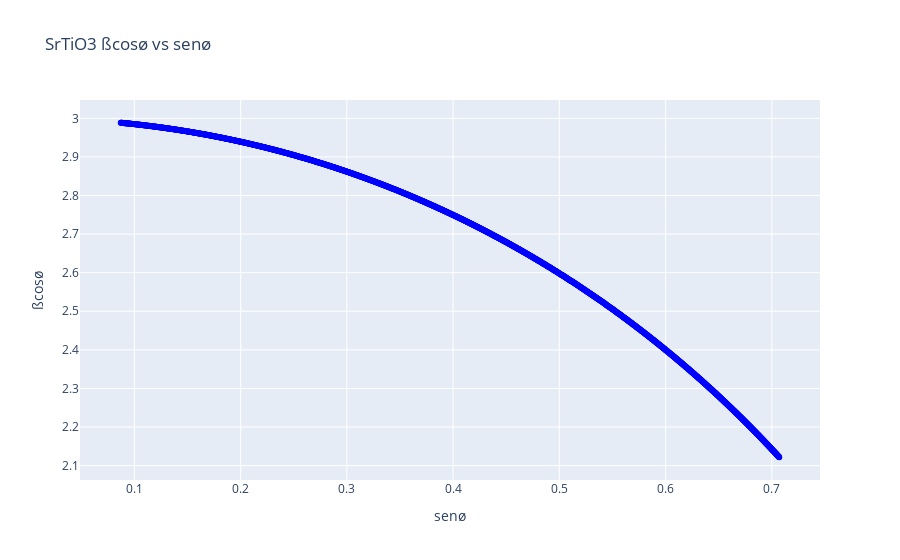

Source (notebook cell):
### Markdown cell above
## Se grafíca ßcosø vs senø

### Code cell
# Add a scatter plot of the list values
# Create a Plotly figure
fig = go.Figure()
fig.add_trace(go.Scatter(x=sen_angulos_plot, y=cos_angulos_plot, mode='markers+lines', marker=dict(color='blue')))

# Update layout if needed (e.g., title, axis labels)
fig.update_layout(title='SrTiO3 ßcosø vs senø', xaxis_title='senø', yaxis_title='ßcosø')

# Show the plot
fig.show()

### Figure 1 — Plotly figure (JSON) as saved in the notebook; plotly's stock layout.template omitted (floating-point values rounded to 4 significant figures; data arrays with more than 128 entries replaced by an {"elided": "..."} marker saying what was removed)
{"data": [{"marker": {"color": "blue"}, "mode": "markers+lines", "type": "scatter", "x": {"elided": "1706 float values"}, "y": {"elided": "1706 float values"}}], "layout": {"autosize": true, "title": {"text": "SrTiO3 ßcosø vs senø"}, "xaxis": {"autorange": true, "range": [0.0497, 0.7445], "title": {"text": "senø"}, "type": "linear"}, "yaxis": {"autorange": true, "range": [2.05, 3.06], "title": {"text": "ßcosø"}, "type": "linear"}}}
